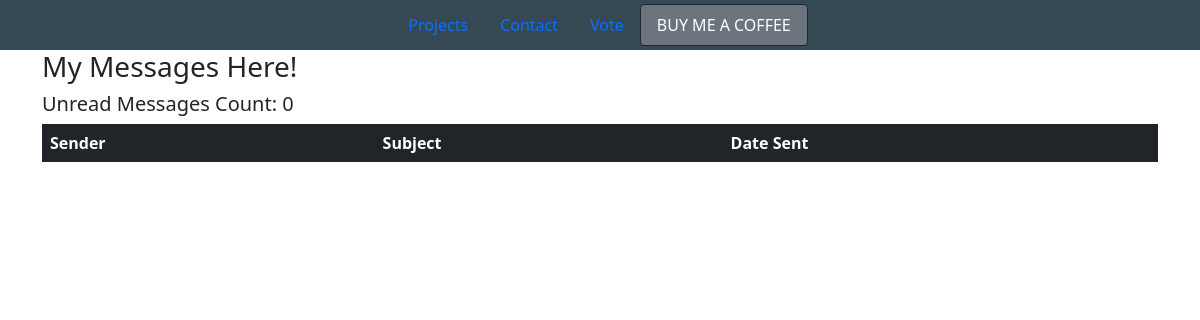
The app's page /inbox/, older data.
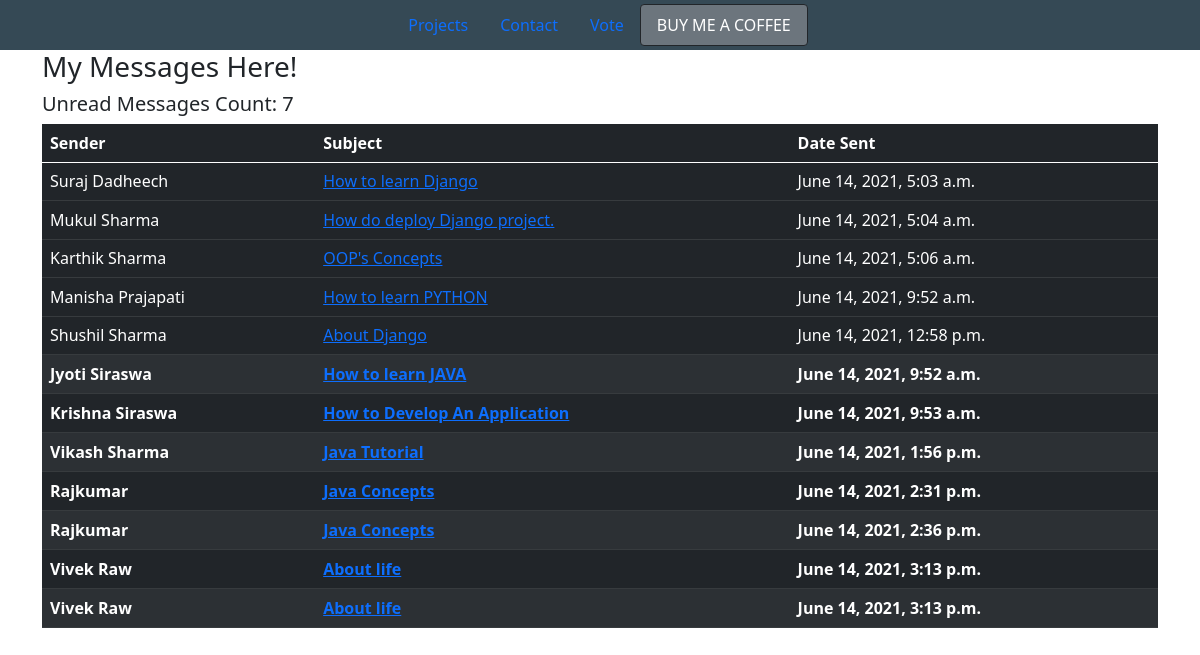
The same page, newer data.
### base/models.py (models this page shows, shortened)
class Message(models.Model):
    name = models.CharField(max_length=200, null=True)
    email = models.CharField(max_length=200, null=True)
    subject = models.CharField(max_length=200, null=True)
    body = models.TextField()
    is_read = models.BooleanField(default=False)
    created = models.DateTimeField(auto_now_add=True)
    id = models.UUIDField(default=uuid.uuid4, unique=True, primary_key=True, editable=False)

### base/views.py (the view)
# urls.py: path('inbox/', views.inboxPage, name='inbox'),
def inboxPage(request):
    inbox = Message.objects.all().order_by('-is_read')
    unreadCount = Message.objects.filter(is_read=False).count()
    context = {
        'inbox': inbox,
        'unreadCount': unreadCount
    }
    return render(request, 'base/inbox.html', context=context)

### base/templates/base/inbox.html
{% extends 'base/main.html' %}
{% load static %}
{% block content %}
    <div class="container">
        <h3>My Messages Here!</h3>
        <h5>Unread Messages Count: {{ unreadCount }}</h5>
    <table class="table table-dark table-striped">
        <thead>
            <tr>
                <th>Sender</th>
                <th>Subject</th>
                <th>Date Sent</th>
            </tr>
        </thead>
        <tbody>
            {% for message in inbox %}
            {% if message.is_read %}
                <tr></tr>
            {% else %}
                <tr style='font-weight: 900'>
            {% endif %}
                    <td>{{ message.name }}</td>
                    <td>
                    <a href="{% url 'message' message.id %}">
                        {{ message.subject }}
                    </a>
                    </td>
                    <td>{{ message.created }}</td>
                </tr>
            {% endfor %}
        </tbody>
    </table>
    </div>
{% endblock content %}

### base/templates/base/main.html (shortened to what this page needs)
{% load static %}
<html>
    <head>
        <link rel="stylesheet" type="text/css" media="screen" href="{% static 'styles/main.css' %}">
        <link href="https://cdn.jsdelivr.net/npm/bootstrap@5.0.1/dist/css/bootstrap.min.css" rel="stylesheet"
>
    </head>
    <body>
        {% include 'base/navbar.html' %}
        {% block content %}
        {% endblock content %}
    </body>
</html>

### base/templates/base/navbar.html (shortened to what this page needs)
<section class="navigation-bar">
    <a class="nav-link btn-outline-dark" href="{% url 'home' %}">
        Projects
    </a>
    <a class="nav-link btn-outline-dark" href="#">
        Contact
    </a>
    <a class="nav-link btn-outline-dark" href="{% url 'chart' %}">
        Vote
    </a>
    <a style="color: white;" class="btn btn-secondary nav-link btn-outline-dark" href="{% url 'donation' %}">
        BUY ME A COFFEE
    </a>
</section>

### static/styles/main.css (style rules this page uses)
html,body { margin:0; padding:0; overflow-x:hidden; }
.navigation-bar { background-color: #354955; height: 50px; display: flex; justify-content: center; align-items: center; }
.nav-link { color: #fff; }

Row changes from the older to the newer data that the page shows:
added Message: name "Suraj Dadheech", subject "How to learn Django", created "June 14, 2021, 5:03 a.m."
added Message: name "Mukul Sharma", subject "How do deploy Django project.", created "June 14, 2021, 5:04 a.m."
added Message: name "Karthik Sharma", subject "OOP's Concepts", created "June 14, 2021, 5:06 a.m."
added Message: name "Manisha Prajapati", subject "How to learn PYTHON", created "June 14, 2021, 9:52 a.m."
added Message: name "Shushil Sharma", subject "About Django", created "June 14, 2021, 12:58 p.m."
added Message: name "Jyoti Siraswa", subject "How to learn JAVA", created "June 14, 2021, 9:52 a.m."
added Message: name "Krishna Siraswa", subject "How to Develop An Application", created "June 14, 2021, 9:53 a.m."
added Message: name "Vikash Sharma", subject "Java Tutorial", created "June 14, 2021, 1:56 p.m."
added Message: name "Rajkumar", subject "Java Concepts", created "June 14, 2021, 2:31 p.m."
added Message: name "Rajkumar", subject "Java Concepts", created "June 14, 2021, 2:36 p.m."
added Message: name "Vivek Raw", subject "About life", created "June 14, 2021, 3:13 p.m."
added Message: name "Vivek Raw", subject "About life", created "June 14, 2021, 3:13 p.m."
Text that changed along with them:
{{ unreadCount }}: "0" → "7"
